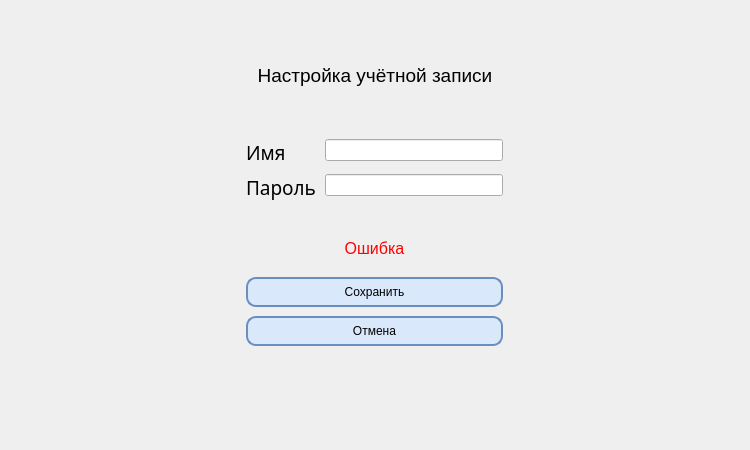
<?xml version="1.0" encoding="UTF-8"?>
<ui version="4.0">
 <class>AccountEdit</class>
 <widget class="QDialog" name="AccountEdit">
  <property name="geometry">
   <rect>
    <x>0</x>
    <y>0</y>
    <width>750</width>
    <height>450</height>
   </rect>
  </property>
  <property name="maximumSize">
   <size>
    <width>750</width>
    <height>450</height>
   </size>
  </property>
  <property name="windowTitle">
   <string>Редактирование аккаунта</string>
  </property>
  <property name="windowIcon">
   <iconset theme="QIcon::ThemeIcon::DocumentSaveAs"/>
  </property>
  <property name="styleSheet">
   <string notr="true">#LostConnectionDialog {
	Font: &quot;Merriweather 18pt&quot;
}

QPushButton {
	background-color: #DAE8FC;
	border: 2px solid #6C8EBF;
	border-radius: 10px;
}

QPushButton:hover {
	background-color: #c8dcfc;
}

QPushButton:pressed {
	background-color: #a7c8fc;
}</string>
  </property>
  <layout class="QVBoxLayout" name="verticalLayout_2" stretch="1,0,1,0,0">
   <property name="spacing">
    <number>0</number>
   </property>
   <property name="topMargin">
    <number>12</number>
   </property>
   <property name="bottomMargin">
    <number>95</number>
   </property>
   <item alignment="Qt::AlignmentFlag::AlignHCenter|Qt::AlignmentFlag::AlignTop">
    <widget class="SystemLabel" name="Label" native="true">
     <property name="enabled">
      <bool>true</bool>
     </property>
     <property name="sizePolicy">
      <sizepolicy hsizetype="Fixed" vsizetype="Fixed">
       <horstretch>0</horstretch>
       <verstretch>0</verstretch>
      </sizepolicy>
     </property>
     <property name="maximumSize">
      <size>
       <width>525</width>
       <height>70</height>
      </size>
     </property>
     <property name="font">
      <font>
       <hintingpreference>PreferVerticalHinting</hintingpreference>
      </font>
     </property>
     <property name="layoutDirection">
      <enum>Qt::LayoutDirection::LeftToRight</enum>
     </property>
     <property name="autoFillBackground">
      <bool>false</bool>
     </property>
    </widget>
   </item>
   <item>
    <spacer name="verticalSpacer_2">
     <property name="orientation">
      <enum>Qt::Orientation::Vertical</enum>
     </property>
     <property name="sizeHint" stdset="0">
      <size>
       <width>20</width>
       <height>20</height>
      </size>
     </property>
    </spacer>
   </item>
   <item>
    <widget class="QLabel" name="MenuLabel">
     <property name="font">
      <font>
       <pointsize>14</pointsize>
      </font>
     </property>
     <property name="text">
      <string>Настройка учётной записи</string>
     </property>
     <property name="alignment">
      <set>Qt::AlignmentFlag::AlignCenter</set>
     </property>
    </widget>
   </item>
   <item>
    <spacer name="verticalSpacer">
     <property name="orientation">
      <enum>Qt::Orientation::Vertical</enum>
     </property>
     <property name="sizeHint" stdset="0">
      <size>
       <width>20</width>
       <height>40</height>
      </size>
     </property>
    </spacer>
   </item>
   <item alignment="Qt::AlignmentFlag::AlignHCenter|Qt::AlignmentFlag::AlignVCenter">
    <widget class="QFrame" name="EditFrame">
     <property name="minimumSize">
      <size>
       <width>275</width>
       <height>225</height>
      </size>
     </property>
     <layout class="QVBoxLayout" name="verticalLayout" stretch="2,1,2">
      <property name="spacing">
       <number>9</number>
      </property>
      <item>
       <layout class="QFormLayout" name="formLayout">
        <property name="verticalSpacing">
         <number>8</number>
        </property>
        <item row="0" column="0">
         <widget class="QLabel" name="NameLabel">
          <property name="font">
           <font>
            <family>Merriweather</family>
            <pointsize>14</pointsize>
           </font>
          </property>
          <property name="text">
           <string>Имя</string>
          </property>
         </widget>
        </item>
        <item row="0" column="1">
         <widget class="QLineEdit" name="NameEdit"/>
        </item>
        <item row="1" column="0">
         <widget class="QLabel" name="PassLabel">
          <property name="font">
           <font>
            <family>Merriweather</family>
            <pointsize>14</pointsize>
           </font>
          </property>
          <property name="text">
           <string>Пароль</string>
          </property>
         </widget>
        </item>
        <item row="1" column="1">
         <widget class="QLineEdit" name="PassEdit">
          <property name="font">
           <font>
            <pointsize>8</pointsize>
           </font>
          </property>
         </widget>
        </item>
       </layout>
      </item>
      <item>
       <widget class="QLabel" name="ErrorLabel">
        <property name="palette">
         <palette>
          <active>
           <colorrole role="WindowText">
            <brush brushstyle="SolidPattern">
             <color alpha="255">
              <red>255</red>
              <green>0</green>
              <blue>0</blue>
             </color>
            </brush>
           </colorrole>
          </active>
          <inactive>
           <colorrole role="WindowText">
            <brush brushstyle="SolidPattern">
             <color alpha="255">
              <red>255</red>
              <green>0</green>
              <blue>0</blue>
             </color>
            </brush>
           </colorrole>
          </inactive>
          <disabled/>
         </palette>
        </property>
        <property name="font">
         <font>
          <pointsize>12</pointsize>
         </font>
        </property>
        <property name="text">
         <string>Ошибка</string>
        </property>
        <property name="alignment">
         <set>Qt::AlignmentFlag::AlignCenter</set>
        </property>
        <property name="wordWrap">
         <bool>true</bool>
        </property>
       </widget>
      </item>
      <item>
       <layout class="QVBoxLayout" name="verticalLayout_3">
        <property name="spacing">
         <number>9</number>
        </property>
        <item>
         <widget class="QPushButton" name="SaveButton">
          <property name="minimumSize">
           <size>
            <width>0</width>
            <height>30</height>
           </size>
          </property>
          <property name="text">
           <string>Сохранить</string>
          </property>
         </widget>
        </item>
        <item>
         <widget class="QPushButton" name="CancelButton">
          <property name="minimumSize">
           <size>
            <width>0</width>
            <height>30</height>
           </size>
          </property>
          <property name="text">
           <string>Отмена</string>
          </property>
         </widget>
        </item>
       </layout>
      </item>
     </layout>
    </widget>
   </item>
  </layout>
 </widget>
 <customwidgets>
  <customwidget>
   <class>SystemLabel</class>
   <extends>QWidget</extends>
   <header>SystemLabel.h</header>
   <container>1</container>
  </customwidget>
 </customwidgets>
 <resources/>
 <connections/>
</ui>
